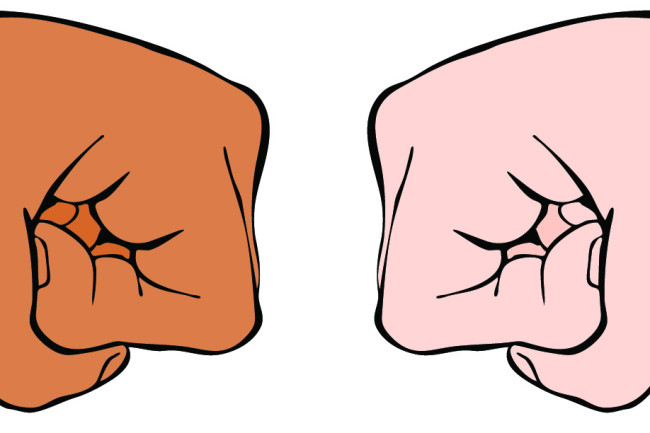
%> input picture bump.jpg, 650 x 433 px
$ octave problem_6.m   (GNU Octave 9; MATLAB toolbox functions it lacks are replaced by stand-ins)
%> lines starting %> are read from the running program, lines starting %| are printed output that depends on the picture
%> further down, bump is the input picture: size 433x650x3 uint8; mean R, G, B 228.5, 190, 176.2
### energy_img.m
function energy = energy_img(im)
    if( length(size(im))== 3)
        im = rgb2gray(im);
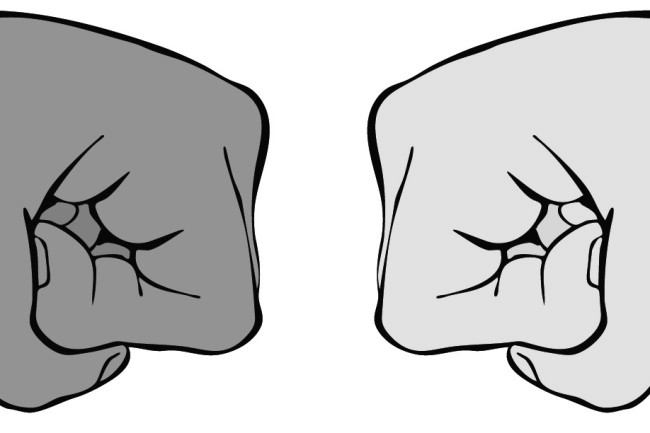
%> im: size 433x650 uint8; min 0, max 255, mean 200
    end
    im = double(im);
%> im: size 433x650 double
    dx= [-1,1];
    dy= [-1; 1];
    h = imfilter(im, dx);
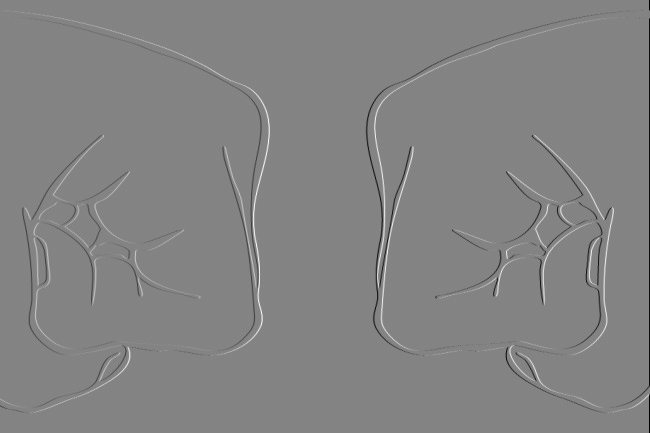
%> h: size 433x650 double; min -255, max 239, mean -0.2; drawn with min black and max white
    v = imfilter(im, dy);
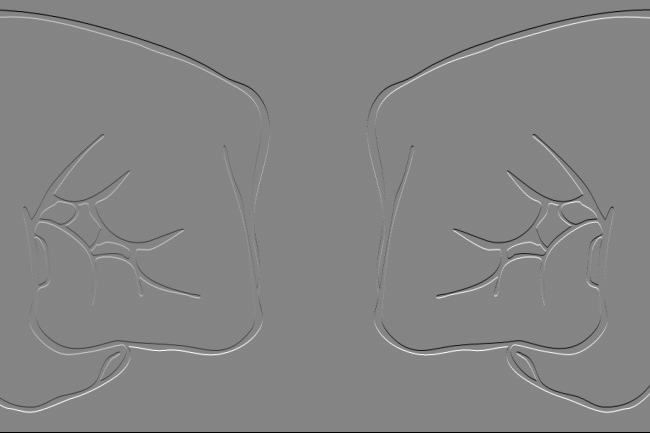
%> v: size 433x650 double; min -255, max 234, mean -0.6; drawn with min black and max white
    energy = sqrt( h.^2 + v.^2);
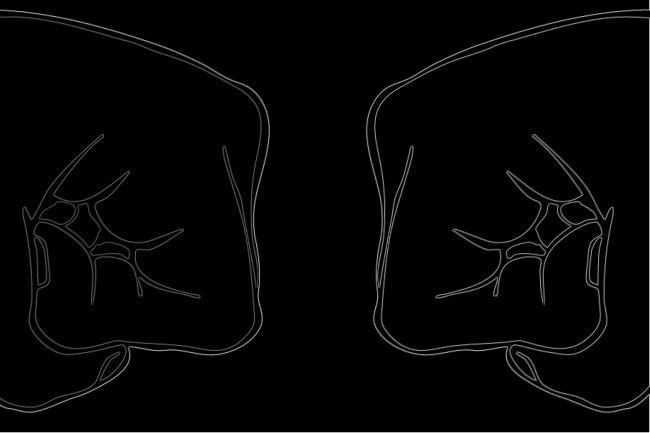
%> energy: size 433x650 double; min 0, max 360.6, mean 6.9; drawn with min black and max white
end


### decrease_width.m
function [reducedColorImg,reducedEnergyImg] = decrease_width(im,energyImg)
    min_energy_ver = cumulative_min_energy_map(energyImg, 'VERTICAL');
    ver_seam= find_vertical_seam(min_energy_ver);

    rows = size(im, 1);
    cols = size(im, 2);
    for r= 1:rows
        c_ind = ver_seam(r);
        if(c_ind == cols)
            im(r, 1:(cols-1), :) = im(r, 2:cols,:);
        else
            im(r, c_ind:(cols-1), :) = im(r, (c_ind+1):cols,:);
        end
    end
    im(: , cols, :) = [];
    reducedColorImg= uint8(im);

    for r= 1:rows
        c_ind = ver_seam(r);
        if(c_ind == cols)
            energyImg(r, 1:(cols-1)) = energyImg(r, 2:cols);
        else
            energyImg(r, c_ind:(cols-1)) = energyImg(r, (c_ind+1):cols);
        end
    end
    energyImg(: , cols) = [];

    reducedEnergyImg = energyImg;

end

### find_vertical_seam.m
function ver_seam = find_vertical_seam(cumulativeEnergyMap)
    seam = [ ];
    rows= size(cumulativeEnergyMap, 1);
    cols = size(cumulativeEnergyMap,2);
    column =0;
    for r = rows:-1:1
        if(r ~= rows)
            top = seam(1);
        end
        if(r == rows)
            c= find(cumulativeEnergyMap(r, :)== min(cumulativeEnergyMap(r,:)));
            column = c(1);
        elseif(top == 1 )
            c = find(cumulativeEnergyMap(r,1:2) == min(cumulativeEnergyMap(r,1:2)));
            column = top -1 + c(1);
        elseif(top == cols)
            c = find(cumulativeEnergyMap(r,(cols-1):cols) == min(cumulativeEnergyMap(r,(cols-1):cols)));
            column = top - 2 + c(1);
        else
            from =top-1;
            to = top+1;
            c = find(cumulativeEnergyMap(r,from:to) == min(cumulativeEnergyMap(r,from:to)));
            column = top -2 + c(1);
        end
        seam= [column, seam];
    end
    ver_seam = seam;
end

### cumulative_min_energy_map.m
function min_energy = cumulative_min_energy_map(energyImg,seamDirection)
    m= zeros(size(energyImg));
    if(strcmp(seamDirection, 'HORIZONTAL'))
        for c = 1:size(energyImg,2)
            for r = 1:size(energyImg,1)
                if(c== 1)
                    m(r,c) = energyImg(r,c);
                elseif(r == 1)
                    %top of image
                    m(r,c) = energyImg(r,c) + min([m(r+1,c-1), m(r,c-1)]);
                elseif(r == size(energyImg,1))
                    %bottom of image
                    m(r,c) = energyImg(r,c) + min([m(r,c-1), m(r-1,c-1)]);
                else
                    %somewhere in the middle of image
                    m(r,c) = energyImg(r,c) + min([m(r+1, c-1), m(r,c-1), m(r-1,c-1)]);
                end
            end
        end
    elseif(strcmp(seamDirection ,'VERTICAL'))
        for r = 1:size(energyImg,1)
            for c = 1:size(energyImg,2)
                if(r== 1)
                    m(r,c) = energyImg(r,c);
                elseif(c == 1)
                    %leftmost side of image
                    m(r,c) = energyImg(r,c) + min([m(r-1,c), m(r-1,c+1)]);
                elseif(c == size(energyImg,2))
                    %rightmost side of image
                    m(r,c) = energyImg(r,c) + min([m(r-1,c), m(r-1,c-1)]);
                else
                    %somewhere in the middle of image
                    m(r,c) = energyImg(r,c) + min([m(r-1, c+1), m(r -1 ,c), m(r-1,c-1)]);
                end
            end
        end
    end
    min_energy = m;
end


### problem_6.m


% [57 lines of commented-out code are left out]


bump = imread('bump.jpg');


subplot(2,2, 1);
imshow(bump);
title('Original');

temp_bump= bump;
bump_e = energy_img(temp_bump);

for i= 1:100
%> (the run ends here)
